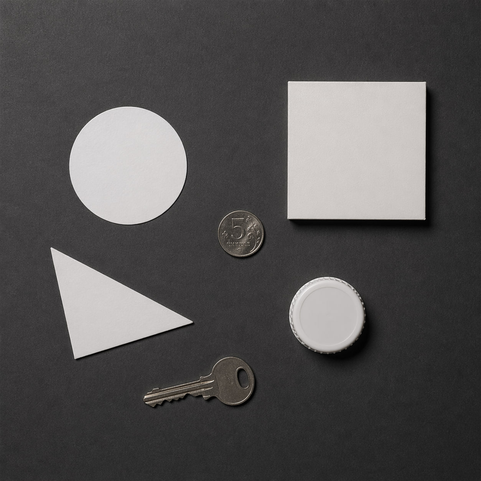
#> input picture binarization/in/input_image.png, 481 x 481 px, shrunk from 1254 x 1254 before the run
$ python main.py
#> lines starting #> are read from the running program, lines starting #| are printed output that depends on the picture; after the words box and inside, x2 and y2 are one past the last pixel; in counts of white or black regions, pixels touching at a corner belong together
import numpy as np
import cv2
import matplotlib.pyplot as plt
import os


def calculate_histogram(image):
    hist = np.zeros(256, dtype=int)
    for pixel in image.flatten():
        hist[pixel] += 1
    return hist


def otsu_threshold(image):
    hist = calculate_histogram(image)
    total_pixels = image.size

    max_sc = 0
    optimal_threshold = 0

    for t in range(256):
        # DISP(0, t) - дисперсия для пикселей [0..t]
        disp_0_t = 0
        count_0_t = np.sum(hist[0:t + 1])

        if count_0_t > 0:
            mo_0_t = np.sum([i * hist[i] for i in range(t + 1)]) / count_0_t
            disp_0_t = np.sum([hist[i] * (i - mo_0_t) ** 2 for i in range(t + 1)])

        # DISP(t+1, 255) - дисперсия для пикселей [t+1..255]
        disp_t1_255 = 0
        count_t1_255 = np.sum(hist[t + 1:256])

        if count_t1_255 > 0:
            mo_t1_255 = np.sum([i * hist[i] for i in range(t + 1, 256)]) / count_t1_255
            disp_t1_255 = np.sum([hist[i] * (i - mo_t1_255) ** 2 for i in range(t + 1, 256)])

        # DISP(0, 255) - общая дисперсия
        mo_total = np.sum([i * hist[i] for i in range(256)]) / total_pixels
        disp_total = np.sum([hist[i] * (i - mo_total) ** 2 for i in range(256)])

        # Критерий разделимости SC(t)
        if disp_total > 0:
            sc = 1 - (disp_0_t + disp_t1_255) / disp_total

            if sc > max_sc:
                max_sc = sc
                optimal_threshold = t

    return optimal_threshold


def binarize_image(image, threshold):
    binary = np.zeros_like(image)
    binary[image > threshold] = 255
    return binary


def save_histogram(image, threshold, filename, title):
    plt.figure(figsize=(10, 6))
    plt.hist(image.flatten(), bins=256, range=[0, 256], color='blue', alpha=0.7)
    plt.axvline(threshold, color='r', linestyle='--', linewidth=2, label=f'Порог = {threshold}')
    plt.title(title)
    plt.xlabel('Значение яркости')
    plt.ylabel('Количество пикселей')
    plt.legend()
    plt.grid(True, alpha=0.3)
    plt.savefig(filename, dpi=300, bbox_inches='tight')
    plt.close()


def process_image(input_path, output_folder, global_thresh=128):
#> called with input_path = 'in/input_image.png', output_folder = 'output_results', global_thresh = 60
    if not os.path.exists(output_folder):
        os.makedirs(output_folder)
    image = cv2.imread(input_path, cv2.IMREAD_GRAYSCALE)
#> image: shape (481, 481); min 0, max 249, mean 80.9
    if image is None:
        print(f"Ошибка: не удалось загрузить изображение {input_path}")
        return
    print(f"Изображение загружено: {image.shape}")
#| Изображение загружено: (481, 481)
    cv2.imwrite(os.path.join(output_folder, '1_original.png'), image)

    binary_global = binarize_image(image, global_thresh)
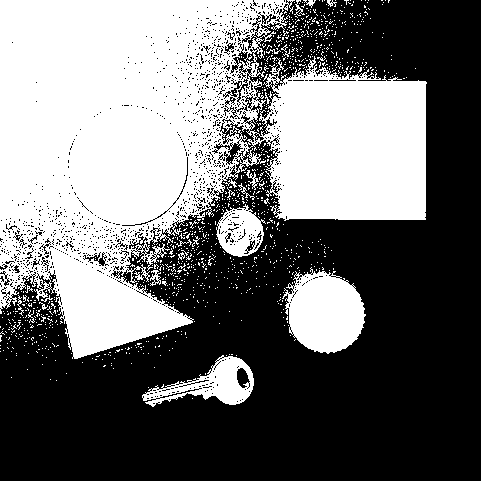
#> binary_global: shape (481, 481); 43.7% white; 1085 white regions (1061 under 20 px), largest, box (x1, y1, x2, y2) and area: (0, 0, 427, 359) 89094, (282, 267, 366, 354) 5005, (142, 355, 254, 407) 2388
    cv2.imwrite(os.path.join(output_folder, '2_binary_global.png'), binary_global)
    save_histogram(image, global_thresh,
                   os.path.join(output_folder, '3_histogram_global.png'),
                   f'Гистограмма (Глобальный порог = {global_thresh})')
#> in save_histogram, `plt.savefig(filename, dpi=300, bbox_inches='tight')`:
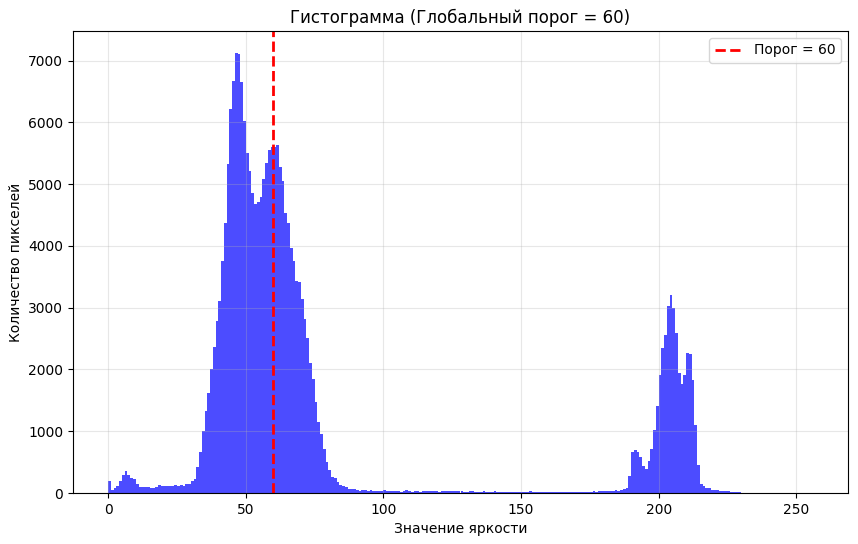
#> figure drawn by matplotlib, 1 panel; tallest bar 7123 high, from x = 46 to 47
    print(f"Глобальная бинаризация: порог = {global_thresh}")

    otsu_thresh = otsu_threshold(image)
#> the loop in calculate_histogram, `for pixel in image.flatten():` made 231361 passes
#> pixel on passes 1 to 3: 88, 85, 91
#> after the loop in calculate_histogram, `for pixel in image.flatten():`: hist = 256 values, max 7123 at index 46, min 0 at index 238, mean 903.8
#> the loop in otsu_threshold, `for t in range(256):` made 256 passes
#> (count_0_t, mo_0_t, disp_0_t, count_t1_255, mo_t1_255, disp_t1_255, sc, max_sc) on passes 1 to 10: (195, 0, 0, 231166, 80.96, 791992506.8, 0.00161, 0.00161), (251, 0.223, 43.51, 231110, 80.98, 791634408.2, 0.00206, 0.00206), (327, 0.636, 227.7, 231034, 81, 791160224.1, 0.00266, 0.00266), (447, 1.27, 718.2, 230914, 81.04, 790429727, 0.00358, 0.00358), (634, 2.08, 1700.4, 230727, 81.1, 789318878.7, 0.00498, 0.00498), (930, 3.01, 3426, 230431, 81.2, 787602253.5, 0.00714, 0.00714), (1283, 3.83, 5719, 230078, 81.32, 785602815.4, 0.00966, 0.00966), (1574, 4.42, 8102.4, 229787, 81.41, 783993533.3, 0.0117, 0.0117), (1814, 4.89, 10777.2, 229547, 81.49, 782698735, 0.0133, 0.0133), (2045, 5.35, 14238, 229316, 81.56, 781483686.8, 0.0148, 0.0148)
#> (count_0_t, mo_0_t, disp_0_t, mo_t1_255, disp_t1_255, sc, max_sc) on passes 61 to 66: (130196, 47.56, 11675914.3, 123.8, 450922341.6, 0.417, 0.417), (135824, 48.12, 12649891.4, 127.5, 427436436.8, 0.445, 0.445), (141109, 48.64, 13629902.4, 131.3, 403453304.6, 0.474, 0.474), (146155, 49.14, 14634500.4, 135.4, 378513898.1, 0.504, 0.504), (150694, 49.58, 15607153, 139.4, 354103686.7, 0.534, 0.534), (155061, 50.02, 16615811.2, 143.6, 328568527.4, 0.565, 0.565)
    binary_otsu = binarize_image(image, otsu_thresh)
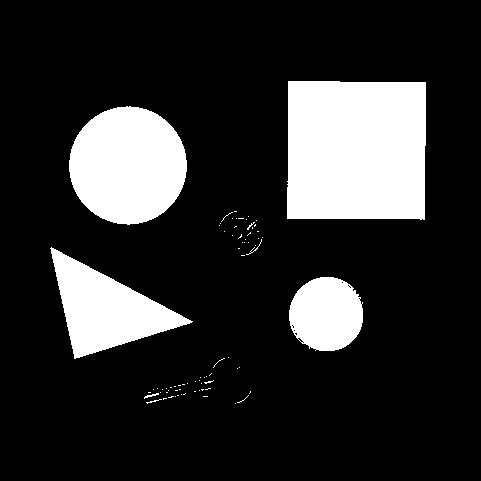
#> binary_otsu: shape (481, 481); 18% white; 76 white regions (69 under 20 px), largest, box (x1, y1, x2, y2) and area: (287, 81, 426, 220) 18923, (69, 106, 187, 225) 10894, (50, 247, 193, 359) 7209
    cv2.imwrite(os.path.join(output_folder, '4_binary_otsu.png'), binary_otsu)
    save_histogram(image, otsu_thresh,
                   os.path.join(output_folder, '5_histogram_otsu.png'),
                   f'Гистограмма (Метод Отсу, порог = {otsu_thresh})')
#> call 2 of save_histogram, with threshold = 128, filename = 'output_results/5_histogram_otsu.png', title = 'Гистограмма (Метод Отсу, порог = 128)'
#> in save_histogram (call 2), `plt.savefig(filename, dpi=300, bbox_inches='tight')`:
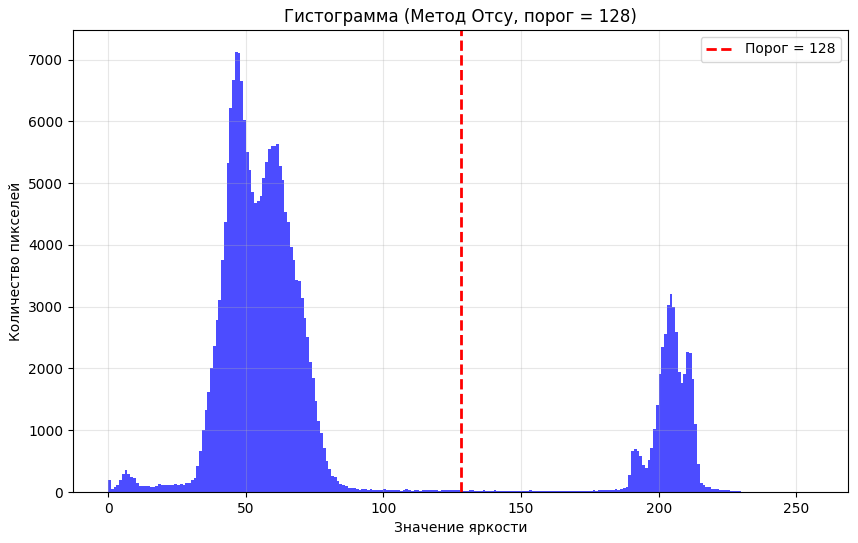
#> figure drawn by matplotlib, 1 panel; tallest bar 7123 high, from x = 46 to 47
    print(f"Метод Отсу: оптимальный порог = {otsu_thresh}")
#| Метод Отсу: оптимальный порог = 128

    fig, axes = plt.subplots(2, 3, figsize=(18, 12))

    axes[0, 0].imshow(image, cmap='gray')
    axes[0, 0].set_title('Исходное изображение', fontsize=14)
    axes[0, 0].axis('off')

    axes[0, 1].imshow(binary_global, cmap='gray')
    axes[0, 1].set_title(f'Глобальная бинаризация (порог={global_thresh})', fontsize=14)
    axes[0, 1].axis('off')

    axes[0, 2].imshow(binary_otsu, cmap='gray')
    axes[0, 2].set_title(f'Бинаризация Отсу (порог={otsu_thresh})', fontsize=14)
    axes[0, 2].axis('off')

    axes[1, 0].hist(image.flatten(), bins=256, range=[0, 256], color='gray', alpha=0.7)
    axes[1, 0].set_title('Гистограмма исходного изображения', fontsize=14)
    axes[1, 0].set_xlabel('Яркость')
    axes[1, 0].set_ylabel('Частота')
    axes[1, 0].grid(True, alpha=0.3)

    axes[1, 1].hist(image.flatten(), bins=256, range=[0, 256], color='blue', alpha=0.7)
    axes[1, 1].axvline(global_thresh, color='r', linestyle='--', linewidth=2, label=f'Порог={global_thresh}')
    axes[1, 1].set_title('Гистограмма с глобальным порогом', fontsize=14)
    axes[1, 1].set_xlabel('Яркость')
    axes[1, 1].set_ylabel('Частота')
    axes[1, 1].legend()
    axes[1, 1].grid(True, alpha=0.3)

    axes[1, 2].hist(image.flatten(), bins=256, range=[0, 256], color='green', alpha=0.7)
    axes[1, 2].axvline(otsu_thresh, color='r', linestyle='--', linewidth=2, label=f'Порог={otsu_thresh}')
    axes[1, 2].set_title('Гистограмма с порогом Отсу', fontsize=14)
    axes[1, 2].set_xlabel('Яркость')
    axes[1, 2].set_ylabel('Частота')
    axes[1, 2].legend()
    axes[1, 2].grid(True, alpha=0.3)

    plt.tight_layout()
    plt.savefig(os.path.join(output_folder, '6_comparison.png'), dpi=300, bbox_inches='tight')
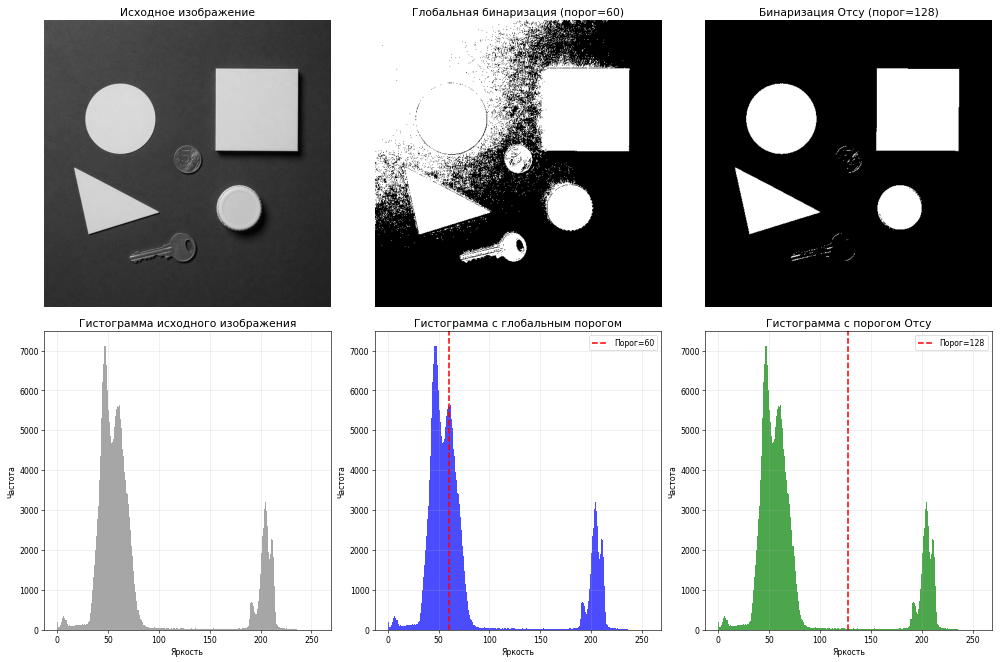
#> figure drawn by matplotlib, 6 panels; panel 4: tallest bar 7123 high, from x = 46 to 47; panel 5: tallest bar 7123 high, from x = 46 to 47; panel 6: tallest bar 7123 high, from x = 46 to 47
    plt.close()

if __name__ == "__main__":
    input_image = 'in/input_image.png'
    output_folder = 'output_results'
    process_image(input_image, output_folder, 60)
